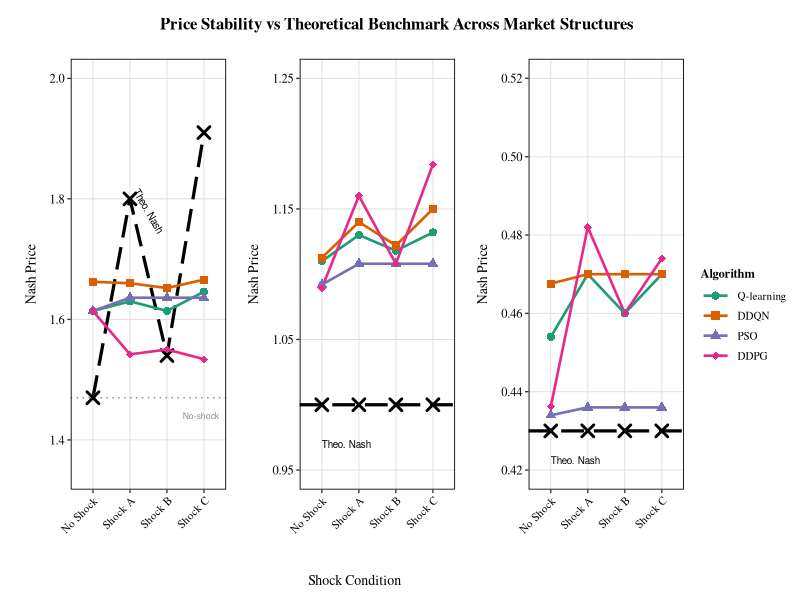
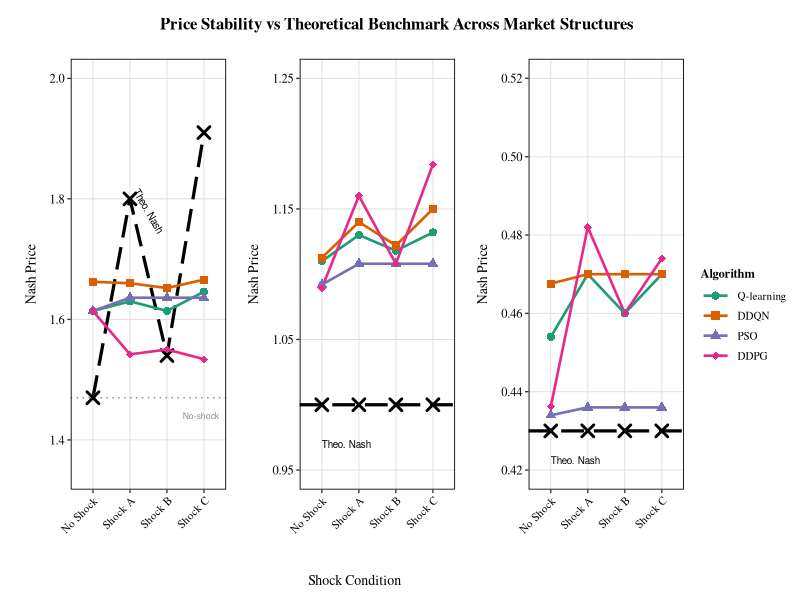

These charts were generated, in order, by the following R code:
# Load required libraries
library(tidyverse)
library(ggplot2)
library(patchwork)
library(scales)
library(cowplot)

# Set seed for reproducibility
set.seed(42)

# DATA LOADING AND PREPARATION
data <- read.csv("all_tables.csv", stringsAsFactors = FALSE)

# Create long format for all data
data_long <- data %>%
  pivot_longer(
    cols = c(Agent1_Delta, Agent2_Delta, Agent1_RPDI, Agent2_RPDI, 
             Agent1_Avg_Prices, Agent2_Avg_Prices),
    names_to = c("Agent", ".value"),
    names_pattern = "(Agent[12])_(.*)"
  ) %>%
  rename(Delta = Delta, RPDI = RPDI, Avg_Prices = Avg_Prices)

# Extract algorithm
data_long <- data_long %>%
  mutate(
    Algorithm = case_when(
      Agent == "Agent1" ~ str_extract(Matchup, "^[A-Z]+"),
      Agent == "Agent2" ~ str_extract(Matchup, "vs ([A-Z]+)$", group = 1)
    ),
    Algorithm = case_when(
      Algorithm == "Q" ~ "Q-learning",
      Algorithm == "DQN" ~ "DDQN",
      Algorithm == "PSO" ~ "PSO",
      Algorithm == "DDPG" ~ "DDPG",
      TRUE ~ Algorithm
    ),
    Algorithm = factor(Algorithm, levels = c("Q-learning", "DDQN", "PSO", "DDPG")),
    Shock_Condition = case_when(
      Shock == "0" ~ "No Shock",
      Shock == "A" ~ "Shock A",
      Shock == "B" ~ "Shock B",
      Shock == "C" ~ "Shock C"
    ),
    Shock_Condition = factor(Shock_Condition, 
                              levels = c("No Shock", "Shock A", "Shock B", "Shock C")),
    Model = factor(Model, levels = c("LOGIT", "HOTELLING", "LINEAR"))
  )

# PREPARE PRICE DATA BY MODEL
price_data_all <- data_long %>%
  group_by(Model, Algorithm, Shock_Condition) %>%
  summarise(
    Mean_Price = mean(Avg_Prices, na.rm = TRUE),
    SE_Price = sd(Avg_Prices, na.rm = TRUE) / sqrt(n()),
    .groups = "drop"
  )

# Theoretical Nash prices for each model
theo_nash_logit <- data.frame(
  Shock_Condition = factor(c("No Shock", "Shock A", "Shock B", "Shock C"),
                           levels = c("No Shock", "Shock A", "Shock B", "Shock C")),
  Nash_Price = c(1.47, 1.80, 1.54, 1.91)
)

theo_nash_hotelling <- data.frame(
  Shock_Condition = factor(c("No Shock", "Shock A", "Shock B", "Shock C"),
                           levels = c("No Shock", "Shock A", "Shock B", "Shock C")),
  Nash_Price = c(1.0, 1.0, 1.0, 1.0)  # Hotelling Nash is constant
)

theo_nash_linear <- data.frame(
  Shock_Condition = factor(c("No Shock", "Shock A", "Shock B", "Shock C"),
                           levels = c("No Shock", "Shock A", "Shock B", "Shock C")),
  Nash_Price = c(0.43, 0.43, 0.43, 0.43)  # Linear Nash is constant
)

# COLOR PALETTE (Colorblind-friendly)
algo_colors <- c(
  "Q-learning" = "#1B9E77",
  "DDQN"       = "#D95F02",
  "PSO"        = "#7570B3", 
  "DDPG"       = "#E7298A"
)

algo_shapes <- c(
  "Q-learning" = 16,
  "DDQN"        = 15,
  "PSO"        = 17,
  "DDPG"       = 18
)

algo_linetypes <- c(
  "Q-learning" = "solid",
  "DDQN"       = "solid",
  "PSO"        = "solid",
  "DDPG"       = "solid"
)

# THEME (Cross-platform compatible)
theme_q1_journal <- function(base_size = 10) {
  theme_bw(base_size = base_size) +
    theme(
      text = element_text(family = 'serif'),
      plot.title = element_text(
        size = rel(1.15), 
        face = "bold", 
        hjust = 0.5,
        margin = margin(b = 4)
      ),
      plot.subtitle = element_text(
        size = rel(0.85),
        hjust = 0.5,
        margin = margin(b = 6),
        color = "gray40",
        face = "italic"
      ),
      axis.title = element_text(size = rel(1.0), face = "plain"),
      axis.title.x = element_text(margin = margin(t = 8)),
      axis.title.y = element_text(margin = margin(r = 8)),
      axis.text = element_text(size = rel(0.9), color = "black"),
      panel.grid.major = element_line(color = "gray88", linewidth = 0.35),
      panel.grid.minor = element_blank(),
      panel.border = element_rect(color = "black", fill = NA, linewidth = 0.6),
      legend.title = element_text(size = rel(0.95), face = "bold"),
      legend.text = element_text(size = rel(0.9)),
      legend.key.size = unit(1.0, "lines"),
      legend.key.width = unit(1.5, "lines"),
      legend.background = element_rect(fill = "white", color = NA),
      legend.key = element_rect(fill = "white", color = NA),
      plot.margin = margin(t = 8, r = 8, b = 8, l = 8)
    )
}

# PANEL 1: LOGIT - Price vs Benchmark
price_logit <- price_data_all %>% filter(Model == "LOGIT")

p1_logit <- ggplot() +
  # Reference: No-Shock Nash horizontal line
  geom_hline(yintercept = 1.47, linetype = "dotted", 
             color = "gray55", linewidth = 0.5) +
  # Theoretical Nash prices (Black dashed line with X markers)
  geom_line(data = theo_nash_logit, 
            aes(x = Shock_Condition, y = Nash_Price, group = 1),
            linetype = "longdash", linewidth = 1.1, color = "black") +
  geom_point(data = theo_nash_logit,
             aes(x = Shock_Condition, y = Nash_Price),
             size = 3, shape = 4, stroke = 1.5, color = "black") +
  # Algorithm actual prices
  geom_line(data = price_logit, 
            aes(x = Shock_Condition, y = Mean_Price, 
                color = Algorithm, group = Algorithm),
            linewidth = 0.9) +
  geom_point(data = price_logit,
             aes(x = Shock_Condition, y = Mean_Price, 
                 color = Algorithm, shape = Algorithm),
             size = 2.5, stroke = 0.4) +
  # Scales
  scale_color_manual(values = algo_colors) +
  scale_shape_manual(values = algo_shapes) +
  scale_y_continuous(
    limits = c(1.35, 2.00),
    breaks = seq(1.4, 2.0, by = 0.2),
    minor_breaks = NULL
  ) + labs(y = "Nash Price", x = element_blank()) +
  # Annotations
  annotate("text", x = 2.5, y = 1.78, 
           label = "Theo. Nash", 
           size = 2.5, color = "black", angle = -60) +
  annotate("text", x = 4.4, y = 1.44, 
           label = "No-shock", 
           size = 2.2, color = "gray55", hjust = 1) +
  theme_q1_journal() +
  theme(
    legend.position = "none",
    plot.subtitle = element_text(color = "#D55E00"),
    axis.text.x = element_text(angle = 45, hjust = 1, size = 8)
  )

# PANEL 2: HOTELLING - Price vs Benchmark
price_hotelling <- price_data_all %>% filter(Model == "HOTELLING")

p2_hotelling <- ggplot() +
  # Theoretical Nash prices (constant at 1.0)
  geom_hline(yintercept = 1.0, linetype = "longdash",
             color = "black", linewidth = 1.1) +
  geom_point(data = theo_nash_hotelling,
             aes(x = Shock_Condition, y = Nash_Price),
             size = 3, shape = 4, stroke = 1.5, color = "black") +
  # Algorithm actual prices
  geom_line(data = price_hotelling,
            aes(x = Shock_Condition, y = Mean_Price,
                color = Algorithm, group = Algorithm),
            linewidth = 0.9) +
  geom_point(data = price_hotelling,
             aes(x = Shock_Condition, y = Mean_Price,
                 color = Algorithm, shape = Algorithm),
             size = 2.5, stroke = 0.4) +
  # Scales
  scale_color_manual(values = algo_colors) +
  scale_shape_manual(values = algo_shapes) +
  scale_y_continuous(
    limits = c(0.95, 1.25),
    breaks = seq(0.95, 1.25, by = 0.1),
    minor_breaks = NULL
  ) + labs(y = "Nash Price", x = element_blank()) +
  # Annotations
  annotate("text", x = 1.0, y = 0.97, 
           label = "Theo. Nash", 
           size = 2.5, color = "black", hjust = 0) +
  theme_q1_journal() +
  theme(
    legend.position = "none",
    plot.subtitle = element_text(color = "#009E73"),
    axis.text.x = element_text(angle = 45, hjust = 1, size = 8)
  )

# PANEL 3: LINEAR - Price vs Benchmark
price_linear <- price_data_all %>% filter(Model == "LINEAR")

p3_linear <- ggplot() +
  # Theoretical Nash prices (constant at 0.43)
  geom_hline(yintercept = 0.43, linetype = "longdash", 
             color = "black", linewidth = 1.1) +
  geom_point(data = theo_nash_linear,
             aes(x = Shock_Condition, y = Nash_Price),
             size = 3, shape = 4, stroke = 1.5, color = "black") +
  # Algorithm actual prices
  geom_line(data = price_linear, 
            aes(x = Shock_Condition, y = Mean_Price, 
                color = Algorithm, group = Algorithm),
            linewidth = 0.9) +
  geom_point(data = price_linear,
             aes(x = Shock_Condition, y = Mean_Price, 
                 color = Algorithm, shape = Algorithm),
             size = 2.5, stroke = 0.4) +
  # Scales
  scale_color_manual(values = algo_colors) +
  scale_shape_manual(values = algo_shapes) +
  scale_y_continuous(
    limits = c(0.42, 0.52),
    breaks = seq(0.42, 0.52, by = 0.02),
    minor_breaks = NULL
  ) + labs(y = "Nash Price", x = element_blank()) +
  # Annotations
  annotate("text", x = 1.0, y = 0.4225, 
           label = "Theo. Nash", 
           size = 2.5, color = "black", hjust = 0) +
  theme_q1_journal() +
  theme(
    legend.position = "none",
    plot.subtitle = element_text(color = "#CC79A7"),
    axis.text.x = element_text(angle = 45, hjust = 1, size = 8)
  )

# CREATE SHARED LEGEND
p_legend <- ggplot(price_data_all, aes(x = Shock_Condition, y = Mean_Price)) +
  geom_line(aes(color = Algorithm, group = Algorithm), linewidth = 0.9) +
  geom_point(aes(color = Algorithm, shape = Algorithm), size = 2.5) +
  scale_color_manual(values = algo_colors, name = "Algorithm") +
  scale_shape_manual(values = algo_shapes, name = "Algorithm") +
  guides(
    color = guide_legend(title.position = "top", ncol = 1),
    shape = guide_legend(title.position = "top", ncol = 1)
  ) +
  theme_q1_journal() +
  theme(
    legend.title = element_text(size = 9, face = "bold"),
    legend.text = element_text(size = 8)
  )

legend_grob <- get_legend(p_legend)

# COMBINE ALL PANELS
# Add common x-axis label
x_label <- ggdraw() +
  draw_label("Shock Condition", size = 10, fontfamily = "serif")

# Combine the three plots
combined_plots <- (p1_logit | p2_hotelling | p3_linear) +
  plot_layout(ncol = 3, widths = c(1, 1, 1))

# Add x-axis label below plots
plots_with_xlabel <- plot_grid(
  combined_plots,
  x_label,
  ncol = 1,
  rel_heights = c(1, 0.05)
)

# Final assembly with legend on the right
final_figure <- plot_grid(
  plots_with_xlabel,
  legend_grob,
  ncol = 2,
  rel_widths = c(1, 0.12),
  align = "h",
  axis = "tb"
)

# Add overall title
title_grob <- ggdraw() + 
  draw_label(
    "Price Stability vs Theoretical Benchmark Across Market Structures",
    fontface = 'bold',
    size = 12,
    fontfamily = 'serif'
  )

# Final plot with title
final_plot <- plot_grid(
  title_grob,
  final_figure,
  ncol = 1,
  rel_heights = c(0.06, 1)
) + theme(plot.margin = margin(5, 10, 5, 5))

ggsave(
  filename = "./figures/Figure3_Price_vs_Benchmark_AllMarkets.png",
  plot = final_plot,
  width = 180,
  height = 75,
  units = "mm",
  dpi = 600,
  bg = "white"
)

ggsave(
  filename = "./figures/Figure3_Price_vs_Benchmark_AllMarkets.pdf",
  plot = final_plot,
  width = 180,
  height = 75,
  units = "mm",
  device = "pdf"
)

cat("\n")
cat("============================================================\n")
cat("  FIGURE 3: Price vs Benchmark - All Market Structures\n")
cat("============================================================\n")
cat("\n")
cat("Files created:\n")
cat("  - Figure3_Price_vs_Benchmark_AllMarkets.png  (600 DPI)\n")
cat("  - Figure3_Price_vs_Benchmark_AllMarkets.pdf  (Vector)\n")
cat("\n")
cat("Key patterns visualized:\n")
cat("  - Logit: Nash shifts (1.47->1.91), prices lag behind (~1.65)\n")
cat("  - Hotelling: Nash constant (1.0), prices stable above (~1.10)\n")
cat("  - Linear: Nash constant (0.43), prices slightly above (~0.45)\n")
cat("\n")
